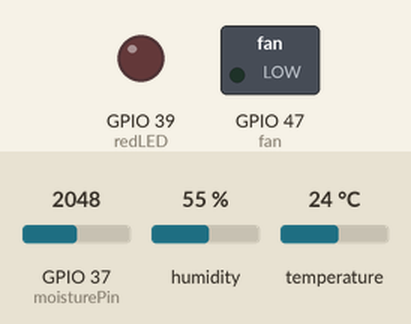
The sketch below on a simulated ESP32. Shown: switched loads named in the sketch (green lamp = pin HIGH), output pins drawn as LEDs (lit = HIGH). The inputs (shaded band) are chosen by the test bench; at power-on: temperature 24 °C, GPIO 37 (moisturePin) = 2048, humidity 55 %. WiFi joins after 1.5 s; servers stay silent unless stated; no MQTT or app messages arrive unless stated; what the sketch prints to the serial monitor is not drawn.

Above: at 2.7 s.
2.8 s: temperature set to 29.3 °C
10.3 s: temperature set to 30.8 °C
At 12.4 s:
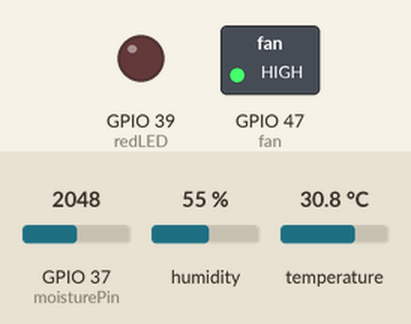
17.8 s: GPIO 37 (moisturePin) set to 3402
25.3 s: GPIO 37 (moisturePin) set to 3539
At 28.0 s:
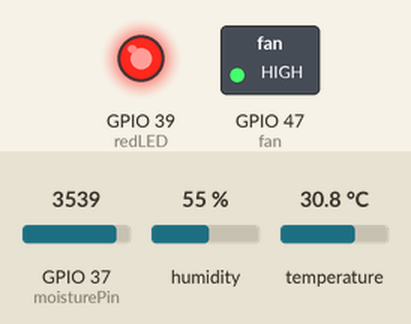
32.8 s: temperature set to 12 °C
At 37.3 s:
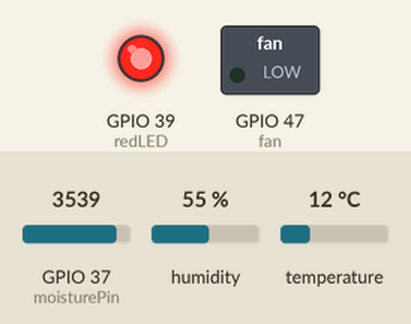
40.3 s: temperature set to 33 °C
At 42.5 s:
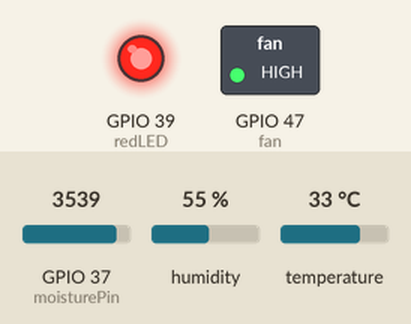
Timing chart, 0 to 44.0 s (numbered marks = the images above; inputs shaded):
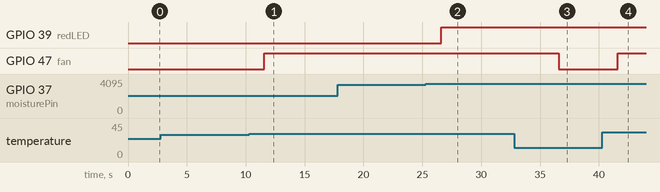

Measured:
- the behaviour switches between 29.9 and 30 °C on temperature (found by bisection; images 0 and 1)
- the behaviour switches between 3464 and 3465 on GPIO 37 (moisturePin) (found by bisection; images 1 and 2)
- after the input at 2.8 s, every drawn part: stays the same
- after the input at 10.3 s, GPIO 47 (fan): LOW → HIGH after 1.3 s
- after the input at 17.8 s, every drawn part: stays the same
- after the input at 25.3 s, GPIO 39 (redLED): LOW → HIGH after 1.3 s
- after the input at 32.8 s, GPIO 47 (fan): HIGH → LOW after 3.8 s
- after the input at 40.3 s, GPIO 47 (fan): LOW → HIGH after 1.3 s

The sketch:

smart-greenhouse.ino
```cpp
// ESP32 publish telemetry data into Google Cloud
#include <WiFi.h>
#include <PubSubClient.h>
#include "DHT.h"

// Setup MQTT
const char *WIFI_SSID = "abc@unifi";        // WiFi SSID
const char *WIFI_PASSWORD = "abc";       // WiFi password
const char *MQTT_SERVER = "34.132.64.84";    // MQTT server address
const int MQTT_PORT = 1883;                   // MQTT server port
const char *MQTT_TOPIC = "iot";               // MQTT topic

// DHT22 sensor
#define DHT_PIN 40
#define DHT_TYPE DHT22
DHT dht(DHT_PIN, DHT_TYPE);

// Temperature threshold
const int TemperatureThreshold = 30;

// Soil moisture sensor
const int moisturePin = A1;
const int MinMoistureValue = 4095;
const int MaxMoistureValue = 2060;
const int MinMoisture = 0;
const int MaxMoisture = 100;
const int MoistureThreshold = 30;

// Fan motor
const int fan = 47;

// LED as alert for soil moisture
const int redLED = 39;

// WiFi
WiFiClient espClient;
PubSubClient client(espClient);

// Function to setup WiFi connection
void setup_wifi()
{
  delay(10);
  Serial.println("Connecting to WiFi...");
  WiFi.begin(WIFI_SSID, WIFI_PASSWORD);

  while (WiFi.status() != WL_CONNECTED)
  {
    delay(500);
    Serial.print(".");
  }

  Serial.println("WiFi connected");
  Serial.println("IP address: ");
  Serial.println(WiFi.localIP());
}

void setup() {
  Serial.begin(115200);
  dht.begin();
  pinMode(fan, OUTPUT);
  pinMode(redLED, OUTPUT);
  digitalWrite(redLED, LOW);
  // Setup WiFi connection
  setup_wifi();
  // Set the MQTT server and port
  client.setServer(MQTT_SERVER, MQTT_PORT);
}

// Function to reconnect to MQTT broker
void reconnect()
{
  while (!client.connected())
  {
    Serial.println("Attempting MQTT connection...");
    if (client.connect("ESP32Client"))
    {
      Serial.println("Connected to MQTT server");
    }
    else
    {
      Serial.print("Failed, rc="); Serial.print(client.state());
      Serial.println(" Retrying in 5 seconds...");
      delay(5000);
    }
  }
}

void loop()
{
  // Ensure MQTT connection is maintained
  if (!client.connected())
  {
    reconnect();
  }

  // Process incoming MQTT messages and handle keep-alive
  client.loop();

  // Delay for 5 seconds
  delay(5000);

  // Read DHT22 results
  // Read temperature
  float temperature = dht.readTemperature();

  // Read humidity
  float humidity = dht.readHumidity();

  // Read moisture level results
  float moistureLevel = analogRead(moisturePin);
  float moisture = map(moistureLevel, MinMoistureValue, MaxMoistureValue, MinMoisture, MaxMoisture);

  char motor[4];
  char led[4];

  // Handle fan motor condition if temperature is too high
  if (temperature >= TemperatureThreshold)
  {
    strcpy(motor, "On");
    digitalWrite(fan, HIGH);
  }
  else
  {
    strcpy(motor, "Off");
    digitalWrite(fan, LOW);
  }

  // Handle LED condition if moisture level is too low
  if (moisture <= MoistureThreshold)
  {
    strcpy(led, "On");
    digitalWrite(redLED, HIGH);
  }
  else
  {
    strcpy(led, "Off");
    digitalWrite(redLED, LOW);
  }

  // Size of expected output
  char payload[300];

  // Format payload string
  sprintf(payload, "Temperature: %.2f, Humidity: %.2f, Moisture: %.2f, Motor: %s, Red LED Light: %s", temperature, humidity, moisture, motor, led);

  // Publish the formatted telemetry data to the MQTT topic
  client.publish(MQTT_TOPIC, payload);
}
```
